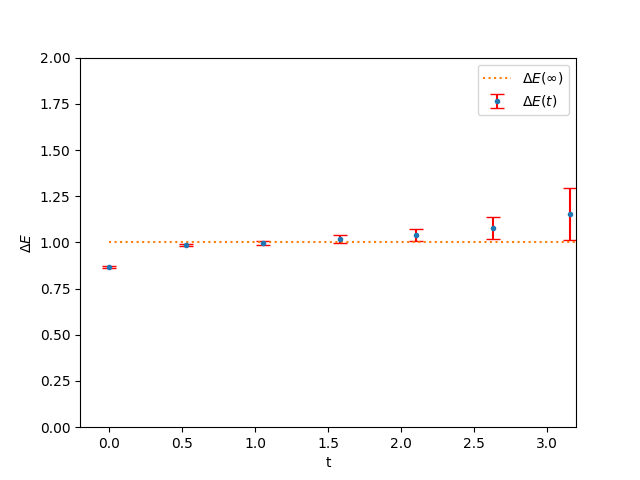

Here is the Python script that generated this plot:
import numpy as np
import matplotlib.pyplot as plt
from Harmonic_MC import getG,DeltaE,V,bin

a=0.5 #lattice spacing
N = 20 #number of lattice sites
T = a*N #total time
t = np.linspace(0,T,N)#time axis


#Improved Euclidean action for numerical calculations involving x[j] for a m=1 particle. The second derivative is computed numerically
#using the second-order formula for the central difference method.

def S_imp(x,j):
    jp = (j+1)%N
    jp2 = (j+2)%N
    jm = (j-1)%N
    jm2 = (j-2)%N
    return a*V(x[j])-x[j]*(1/(2*a))*((-1/6)*(x[jp2]+x[jm2])+ (8/3)*(x[jp]+x[jm])-(5/2)*x[j])


#Improved update function
def update_imp(x,epsilon): #changes the path x through Metropolis algorithm
    for j in range(len(x)):
        x_old=x[j]
        S_old = S_imp(x,j)
        x[j]+= 2*epsilon*np.random.rand()-epsilon #modifies the position of x(tj)
        dS = S_imp(x,j)-S_old #variation in the action
        if dS>0 and np.exp(-dS)<np.random.rand(): #updates x(tj) only if dS<0 (more probable path) or if e^(-dS)<uniform(0,1)
            x[j] = x_old

#MCAverage function with the improved update function
def MCAverage_imp(G,N,epsilon,N_cor, N_cf,binsize):
    N_bin = int(N_cf/binsize)
    x=np.zeros(N)
    avg_G =np.zeros(N)
    G_errors = np.zeros(N)
    G_bin = np.zeros((N_bin,N))
    for j in range(0,5*N_cor):
        update_imp(x,epsilon)
    for alpha in range(0,N_cf):
        for j in range(0,N_cor):
            update_imp(x,epsilon)
        for n in range (0,N):
            G[alpha][n]=getG(x,n)
    for n in range(N):
        G_bin[:,n]= bin(G[:,n], binsize) #binning G wrt index alpha
        for beta in range (N_bin):
            avg_G[n]+=G_bin[beta][n]  #compute the binned average
            G_errors[n] += (G_bin[beta][n])**2/N_bin #compute the binned error
        avg_G[n] = avg_G[n]/N_bin
        G_errors[n] = np.sqrt((G_errors[n]-avg_G[n]**2)/N_bin)
    return avg_G, G_errors


epsilon = 1.4
N_cor =20
N_cf = 10000
N_bin = 100
binsize = int(N_cf/N_bin)
g = np.zeros((N_cf,N))
G, G_errors =MCAverage_imp(g,N,epsilon,N_cor,N_cf, binsize)

dE,deltaE = DeltaE(G,G_errors)

fig = plt.figure()
l1 = plt.errorbar(t,dE,yerr= deltaE, ecolor = 'r', capsize=5, label=r'$\Delta E (t)$', marker = '.', linestyle = 'none')
l2 = plt.plot(t,np.ones(N), label = r'$\Delta E(\infty)$', linestyle = 'dotted')
plt.axis([-0.2,3.2,0,2])
plt.xlabel('t')
plt.ylabel('$\Delta E$')
plt.legend(loc='upper right')
plt.show()
